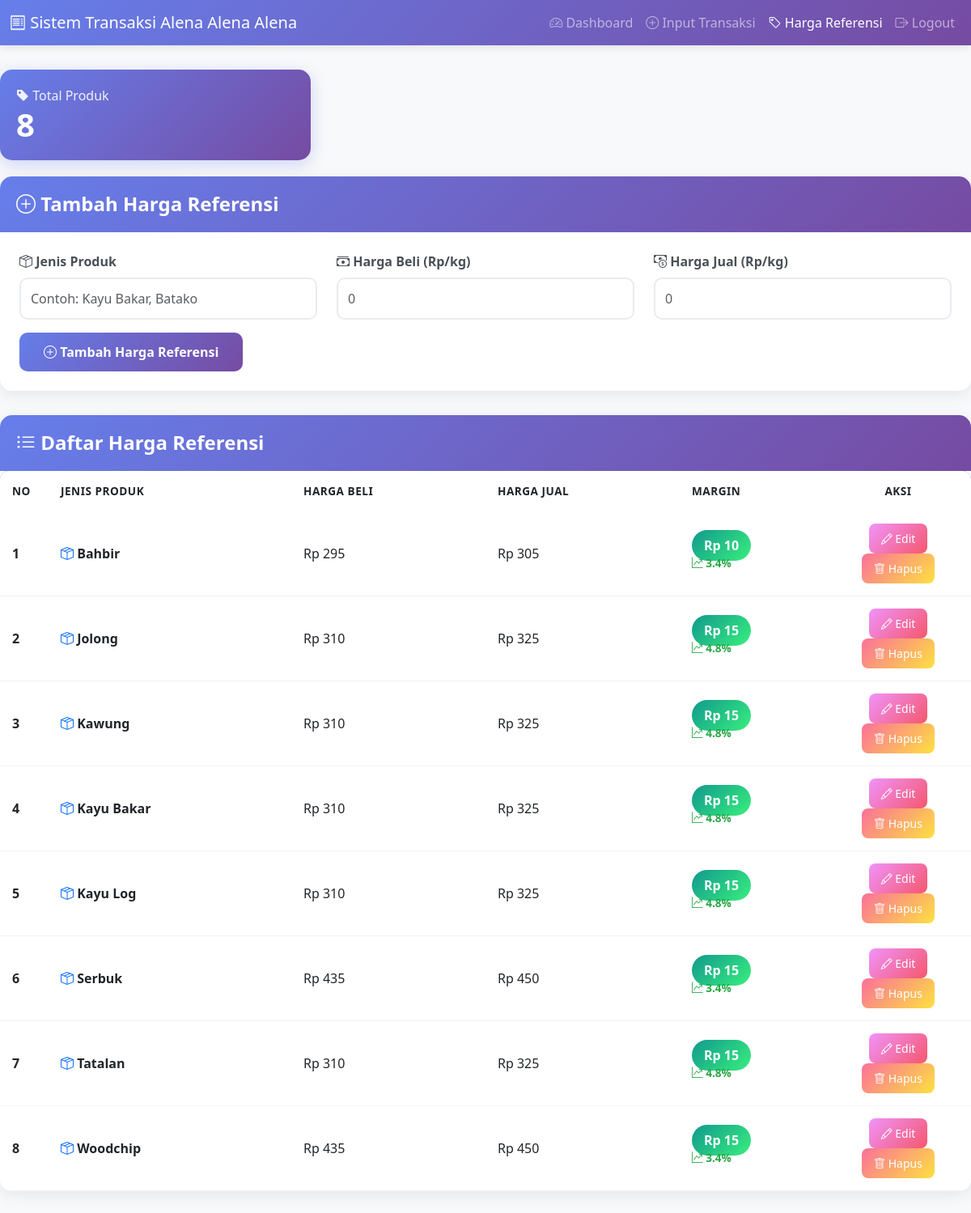
/crud_harga_referensi.php (signed in), run on the app's committed database.
### tables this page shows
CREATE TABLE `harga_referensi` (
  `id` int(11) NOT NULL,
  `jenis` varchar(255) DEFAULT NULL,
  `harga_beli` decimal(10,2) DEFAULT NULL,
  `harga_jual` decimal(10,2) DEFAULT NULL
);

### config.php (called while the page is built, shortened)
<?php
function formatRupiah($angka) {
    return "Rp " . number_format($angka, 0, ',', '.');
}
?>

### crud_harga_referensi.php (the view, shortened to what this page needs)
<?php
require_once 'config.php';
$isEdit = false;
$editData = null;
$sql = "SELECT * FROM harga_referensi ORDER BY jenis ASC";
$result = $conn->query($sql);
?>
<!DOCTYPE html>
<html lang="id">
<head>
    <link href="https://cdn.jsdelivr.net/npm/bootstrap@5.3.0/dist/css/bootstrap.min.css" rel="stylesheet">
    <link rel="stylesheet" href="https://cdn.jsdelivr.net/npm/bootstrap-icons@1.10.0/font/bootstrap-icons.css">
</head>
<body>
    <nav class="navbar navbar-expand-lg navbar-dark">
        <div class="container-fluid">
            <a class="navbar-brand" href="#">
                <i class="bi bi-receipt"></i> Sistem Transaksi Alena Alena Alena
            </a>
            <div class="collapse navbar-collapse" id="navbarNav">
                <ul class="navbar-nav ms-auto">
                    <li class="nav-item">
                        <a class="nav-link" href="dashboard.php">
                            <i class="bi bi-speedometer2"></i> Dashboard
                        </a>
                    </li>
                    <li class="nav-item">
                        <a class="nav-link" href="index.php">
                            <i class="bi bi-plus-circle"></i> Input Transaksi
                        </a>
                    </li>
                    <li class="nav-item">
                        <a class="nav-link active" href="crud_harga_referensi.php">
                            <i class="bi bi-tag"></i> Harga Referensi
                        </a>
                    </li>
                    <li class="nav-item">
                        <a class="nav-link" href="logout.php">
                            <i class="bi bi-box-arrow-right"></i> Logout
                        </a>
                    </li>
                </ul>
            </div>
        </div>
    </nav>
    <div class="container-main">
        <div class="row">
            <div class="col-md-4">
                <div class="stats-card">
                    <p><i class="bi bi-tag-fill"></i> Total Produk</p>
                    <h3><?= $result->num_rows ?></h3>
                </div>
            </div>
        </div>
        <div class="card">
            <div class="card-header">
                <h4>
                    <i class="bi bi-<?= $isEdit ? 'pencil-square' : 'plus-circle' ?>"></i>
                    <?= $isEdit ? 'Edit' : 'Tambah' ?> Harga Referensi
                </h4>
            </div>
            <div class="card-body p-4">
                <form method="POST" action="">
                    <div class="row">
                        <div class="col-md-4 mb-3">
                            <label for="jenis" class="form-label">
                                <i class="bi bi-box-seam"></i> Jenis Produk
                            </label>
                            <input type="text" class="form-control" id="jenis" name="jenis"
                                   value="<?= $isEdit ? htmlspecialchars($editData['jenis']) : '' ?>"
                                   placeholder="Contoh: Kayu Bakar, Batako" required minlength="3">
                        </div>
                        <div class="col-md-4 mb-3">
                            <label for="harga_beli" class="form-label">
                                <i class="bi bi-cash-stack"></i> Harga Beli (Rp/kg)
                            </label>
                            <input type="number" class="form-control" id="harga_beli" name="harga_beli"
                                   value="<?= $isEdit ? $editData['harga_beli'] : '' ?>"
                                   placeholder="0" step="100" min="1" required>
                        </div>
                        <div class="col-md-4 mb-3">
                            <label for="harga_jual" class="form-label">
                                <i class="bi bi-cash-coin"></i> Harga Jual (Rp/kg)
                            </label>
                            <input type="number" class="form-control" id="harga_jual" name="harga_jual"
                                   value="<?= $isEdit ? $editData['harga_jual'] : '' ?>"
                                   placeholder="0" step="100" min="1" required>
                        </div>
                    </div>
                    <div class="d-flex gap-2">
                        <?php if ($isEdit): ?>
                            <button type="submit" class="btn btn-submit" name="update">
                                <i class="bi bi-save"></i> Update Harga Referensi
                            </button>
                            <a href="crud_harga_referensi.php" class="btn btn-cancel">
                                <i class="bi bi-x-circle"></i> Batal
                            </a>
                        <?php else: ?>
                            <button type="submit" class="btn btn-submit" name="add">
                                <i class="bi bi-plus-circle"></i> Tambah Harga Referensi
                            </button>
                        <?php endif; ?>
                    </div>
                </form>
            </div>
        </div>
        <div class="card">
            <div class="card-header">
                <h4><i class="bi bi-list-ul"></i> Daftar Harga Referensi</h4>
            </div>
            <div class="card-body p-0">
                <div class="table-container">
                    <table class="table table-hover mb-0">
                        <thead>
                            <tr>
                                <th width="5%">No</th>
                                <th width="25%">Jenis Produk</th>
                                <th width="20%">Harga Beli</th>
                                <th width="20%">Harga Jual</th>
                                <th width="15%">Margin</th>
                                <th width="15%" class="text-center">Aksi</th>
                            </tr>
                        </thead>
                        <tbody>
                            <?php
                            if ($result && $result->num_rows > 0) {
                                $no = 1;
                                $result->data_seek(0);
                                while ($row = $result->fetch_assoc()) {
                                    $margin = $row['harga_jual'] - $row['harga_beli'];
                                    $margin_percent = ($margin / $row['harga_beli']) * 100;
                                    echo "<tr>
                                            <td><strong>$no</strong></td>
                                            <td>
                                                <i class='bi bi-box-seam text-primary'></i>
                                                <strong>" . htmlspecialchars($row['jenis']) . "</strong>
                                            </td>
                                            <td>" . formatRupiah($row['harga_beli']) . "</td>
                                            <td>" . formatRupiah($row['harga_jual']) . "</td>
                                            <td>
                                                <span class='badge-profit'>
                                                    " . formatRupiah($margin) . "
                                                </span>
                                                <div class='profit-margin'>
                                                    <i class='bi bi-graph-up-arrow'></i>
                                                    " . number_format($margin_percent, 1) . "%
                                                </div>
                                            </td>
                                            <td class='text-center'>
                                                <a href='crud_harga_referensi.php?edit=" . $row['id'] . "'
                                                   class='btn btn-edit btn-action'
                                                   title='Edit'>
                                                    <i class='bi bi-pencil'></i> Edit
                                                </a>
                                                <a href='crud_harga_referensi.php?delete=" . $row['id'] . "'
                                                   class='btn btn-delete btn-action'
                                                   onclick='return confirm(\"Yakin ingin menghapus data ini?\")'
                                                   title='Hapus'>
                                                    <i class='bi bi-trash'></i> Hapus
                                                </a>
                                            </td>
                                        </tr>";
                                    $no++;
                                }
                            }
                            ?>
                        </tbody>
                    </table>
                </div>
            </div>
        </div>
    </div>
</body>
</html>

### crud_harga_referensi.php (style rules this page uses)
:root { --primary-gradient: linear-gradient(135deg, #667eea 0%, #764ba2 100%); }
body { background-color: #f8f9fa; font-family: 'Segoe UI', Tahoma, Geneva, Verdana, sans-serif; }
.navbar { background: var(--primary-gradient) !important; box-shadow: 0 2px 10px rgba(0,0,0,0.1); }
.container-main { margin: 30px auto; max-width: 1200px; }
.card { border: none; border-radius: 15px; box-shadow: 0 5px 20px rgba(0,0,0,0.08); overflow: hidden; margin-bottom: 30px; }
.card-header { background: var(--primary-gradient); color: white; padding: 20px; border: none; }
.card-header h4 { margin: 0; font-weight: 600; }
.form-label { font-weight: 600; color: #495057; margin-bottom: 8px; }
.form-control, .form-select { border-radius: 10px; padding: 12px; border: 2px solid #e9ecef; transition: all 0.3s; }
.btn-submit { background: var(--primary-gradient); border: none; padding: 12px 30px; border-radius: 10px; font-weight: 600; transition: transform 0.2s; color: white; }
.table-container { overflow-x: auto; }
.table { background: white; border-radius: 10px; overflow: hidden; }
.table thead { background: linear-gradient(135deg, #667eea 0%, #764ba2 100%); color: white; }
.table thead th { border: none; padding: 15px; font-weight: 600; text-transform: uppercase; font-size: 0.85rem; letter-spacing: 0.5px; }
.table tbody tr { transition: all 0.3s; }
.table tbody td { padding: 15px; vertical-align: middle; border-bottom: 1px solid #f1f3f5; }
.badge-profit { background: linear-gradient(135deg, #11998e 0%, #38ef7d 100%); color: white; padding: 8px 15px; border-radius: 20px; font-weight: 600; }
.btn-action { padding: 8px 15px; border-radius: 8px; font-size: 0.875rem; font-weight: 500; transition: all 0.3s; border: none; margin: 0 3px; }
.btn-edit { background: linear-gradient(135deg, #f093fb 0%, #f5576c 100%); color: white; }
.btn-delete { background: linear-gradient(135deg, #fa709a 0%, #fee140 100%); color: white; }
.stats-card { background: linear-gradient(135deg, #667eea 0%, #764ba2 100%); color: white; padding: 20px; border-radius: 15px; margin-bottom: 20px; box-shadow: 0 5px 20px rgba(102, 126, 234, 0.3); }
.stats-card h3 { font-size: 2.5rem; font-weight: 700; margin: 0; }
.stats-card p { margin: 0; opacity: 0.9; }
.profit-margin { font-size: 0.85rem; color: #28a745; font-weight: 600; }

### data on the page
harga_referensi: jenis "Bahbir", harga_beli "Rp 295", harga_jual "Rp 305", formatRupiah($margin) "Rp 10", margin_percent "3.4"
harga_referensi: jenis "Jolong", harga_beli "Rp 310", harga_jual "Rp 325", formatRupiah($margin) "Rp 15", margin_percent "4.8"
harga_referensi: jenis "Kawung", harga_beli "Rp 310", harga_jual "Rp 325", formatRupiah($margin) "Rp 15", margin_percent "4.8"
harga_referensi: jenis "Kayu Bakar", harga_beli "Rp 310", harga_jual "Rp 325", formatRupiah($margin) "Rp 15", margin_percent "4.8"
harga_referensi: jenis "Kayu Log", harga_beli "Rp 310", harga_jual "Rp 325", formatRupiah($margin) "Rp 15", margin_percent "4.8"
harga_referensi: jenis "Serbuk", harga_beli "Rp 435", harga_jual "Rp 450", formatRupiah($margin) "Rp 15", margin_percent "3.4"
harga_referensi: jenis "Tatalan", harga_beli "Rp 310", harga_jual "Rp 325", formatRupiah($margin) "Rp 15", margin_percent "4.8"
harga_referensi: jenis "Woodchip", harga_beli "Rp 435", harga_jual "Rp 450", formatRupiah($margin) "Rp 15", margin_percent "3.4"

### other printed values
$result->num_rows "8"
